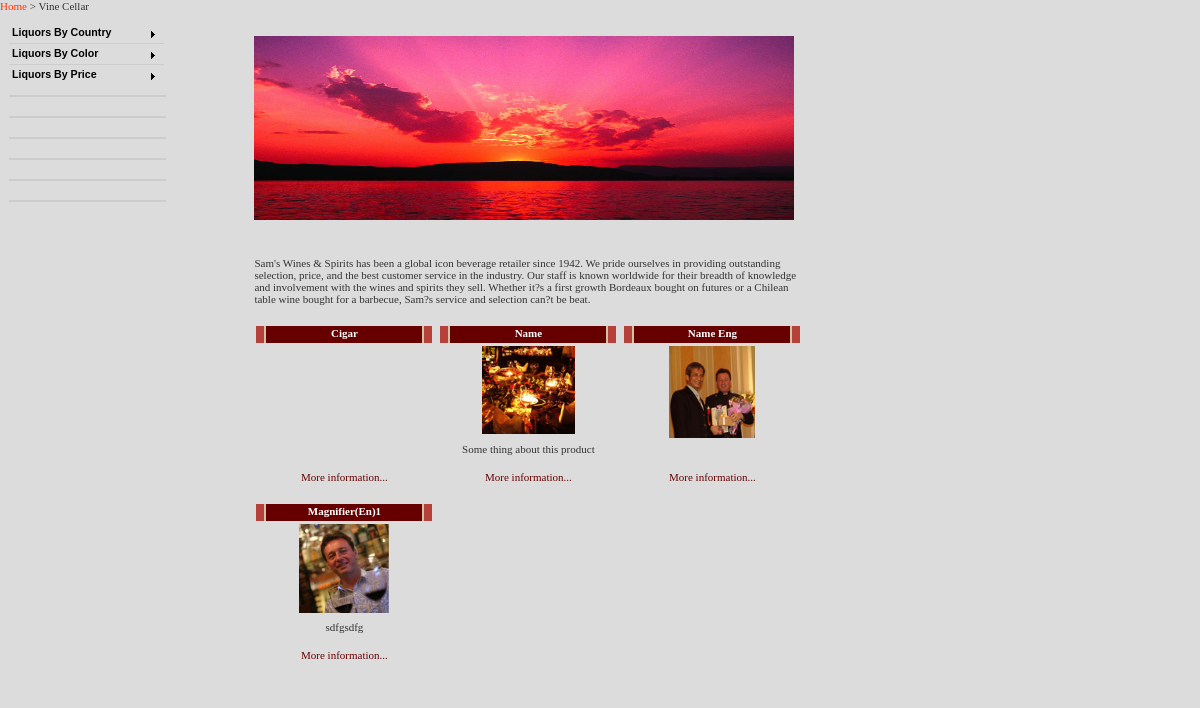
Screenshot of /Vis_web/contact_.php?id=87 with the database file from the repository.
### tables this page shows
CREATE TABLE `menu` (
  `CategoryID` bigint(20) NOT NULL auto_increment,
  `PCID` bigint(20) NOT NULL default '0',
  `CreateDate` timestamp NOT NULL default '0000-00-00 00:00:00',
  `ModifyDate` timestamp NOT NULL default '0000-00-00 00:00:00',
  `TChnName` varchar(50) default NULL,
  `SChnName` varchar(50) default NULL,
  `EngName` varchar(100) default NULL,
  `ShowInIndex` enum('T','F') NOT NULL default 'F',
  `Queue` int(11) NOT NULL default '0',
  `ActiveStatus` enum('T','F') NOT NULL default 'T',
  `sPhoto` text,
  `ActiveFile` enum('T','F') NOT NULL default 'F',
  `File` varchar(255) default NULL,
  `Photo` text,
  `FieldName` tinyint(3) unsigned default NULL,
  `Position` int(10) default NULL,
  `OutletID` int(10) NOT NULL,
  PRIMARY KEY  (`CategoryID`)
);

CREATE TABLE `product` (
  `ProdID` bigint(20) NOT NULL auto_increment,
  `CreateDate` timestamp NOT NULL default '0000-00-00 00:00:00',
  `ModifyDate` timestamp NOT NULL default '0000-00-00 00:00:00',
  `ProdCode` varchar(30) default NULL,
  `TChnHeader` varchar(50) default NULL,
  `SChnHeader` varchar(50) default NULL,
  `EngHeader` varchar(100) default NULL,
  `VnHeader` varchar(100) default NULL,
  `FamilyID` int(10) NOT NULL default '0',
  `CategoryID` int(10) NOT NULL default '0',
  `SubCategoryID` int(10) NOT NULL default '0',
  `WineList` enum('T','F') NOT NULL default 'F',
  `CigarList` enum('T','F') NOT NULL default 'F',
  `VineCellar` enum('T','F') NOT NULL default 'F',
  `FoodPhotos` enum('T','F') NOT NULL default 'F',
  `TChnSDesc` varchar(100) default NULL,
  `SChnSDesc` varchar(100) default NULL,
  `EngSDesc` text,
  `EngLDesc` text,
  `TChnLDesc` text,
  `SChnLDesc` text,
  `Queue` bigint(20) NOT NULL default '1',
  `EngSpec` text,
  `EngLpec` text,
  `TChnSpec` text,
  `SChnSpec` text,
  `Price1` double default NULL,
  `Price2` double default NULL,
  `Price3` double default NULL,
  `PriceDiscount1` varchar(25) default NULL,
  `PriceDiscount2` varchar(25) default NULL,
  `PriceDiscount3` varchar(25) default NULL,
  `TChnFeat` text,
  `SChnFeat` text,
  `ActiveStatus` enum('T','F') NOT NULL default 'T',
  `ShowInIndex` enum('T','F') NOT NULL default 'F',
  `Remark` text,
  `sPhoto` text,
  `lPhoto` text,
  `CatID` bigint(20) NOT NULL default '0',
  PRIMARY KEY  (`ProdID`),
  UNIQUE KEY `ProdCode` (`ProdCode`)
);

### Vis_web/cellarlist.php (the view, shortened to what this page needs)
<?
include_once("./backend/functions/menu.php");
$SQL = "SELECT * FROM Menu WHERE CategoryID=$_GET[id]";
$query = mysql_query($SQL);
$row =  mysql_fetch_array($query);
?>
<html>
<head>
</head>
<body>
        <table width="98%" border="0">
          <tr>
            <td width="18%" rowspan="3" valign="top" bgcolor="#dcdcdc" >
			<table>
			<tr>
			<td>
			<div align="left">
                <? require_once("./cellar.php"); ?>
              </div>
			</td>
			</tr>
			<tr>
			<td>&nbsp;
			</td>
			</tr>
			<tr>
			<td>
			<div align="left">
              </div>
			</td>
			</tr>
			<tr>
			<td>
			</td>
			</tr>
			</table>
			  </td>
            <td width="3%"></td>
            <td width="73%">&nbsp;</td>
            <td width="2%">&nbsp;</td>
          </tr>
          <tr>
            <td height="194">&nbsp;</td>
            <td>
             <? echo $row[Photo];?>
            </td>
            <td>&nbsp;</td>
            <td width="4%">&nbsp;</td>
          </tr>
          <tr>
            <td height="212">&nbsp;</td>
            <td>
<table>
<tr>
<?
$SQL3 = "SELECT * FROM Product WHERE VineCellar = 'T' AND FamilyID = '3' or FamilyID = '4' or FamilyID = '5' or FamilyID = '6' or FamilyID = '7' or FamilyID = '8' ORDER BY CreateDate DESC Limit 0,6";
$rs3 = @mysql_query($SQL3);
$number=0;
while($row3 = @mysql_fetch_array($rs3))
{
$number++;
if(!($number % 3))
		$newline="</tr><tr>";
	else
		$newline="";
?>
<td>
<?
$newproduct = '
<table width="180" height="154" border="0">
<tr>
  <td width="176" height="17" background="./hot_buy.gif"><div align="center"><font color="#FFFFFF"><strong>'.$row3["EngHeader"].'</strong></font></div></td>
  </tr>
  <tr>
   <td height="95"><div align="center">'.$row3["sPhoto"].'</div></td>
  </tr>
  <tr>
    <td height="26"><div align="center">'.$row3["EngSDesc"].'</a></div></td>
  </tr>
  <tr>
    <td height="26"><div align="center"><a href=productdetail.php?id='.$row3["ProdID"].'&type=vine_cellar><font color="#660000">More information...</font></a></div></td>
  </tr>
</table>';
echo $newproduct;
?>
</td>
<? echo $newline;}?>
</tr>
</table>
			</td>
            <td>&nbsp;</td>
          </tr>
        </table>
</body>
</html>

### Vis_web/backend/functions/menu.php (shortened to what this page needs)
<?
function SearchMenu($id)
{
$sql="SELECT CategoryID, EngName, PCID, Queue FROM Menu WHERE CategoryID=$id";
$query=mysql_query($sql);
while ($row=mysql_fetch_array($query))
 {
 if ($row[PCID]!=0)
   {
  $sql1="SELECT CategoryID, EngName, PCID, Queue FROM Menu WHERE CategoryID=$row[PCID]";
  $query1=mysql_query($sql1);
  	while ($row1=mysql_fetch_array($query1))
		{
					$sql2="SELECT CategoryID, EngName, PCID, Queue FROM Menu WHERE CategoryID=$row1[PCID]";
			  		$query2=mysql_query($sql2);
						while($row2=mysql_fetch_array($query2))
						{
							if ($row2[CategoryID] > $row1[CategoryID])
								{echo '<a href="menudetail.php?id='.$row1[CategoryID].'">'.$row1[EngName].'</a>'.'&nbsp;&gt;&nbsp;'.'<a href="menudetail.php?id='.$row2[CategoryID].'">'.$row2[EngName].'</a>'.'&nbsp;&gt;&nbsp;'.$row[EngName];}
							else
								{echo '<a href="menudetail.php?id='.$row2[CategoryID].'">'.$row2[EngName].'</a>'.'&nbsp;&gt;&nbsp;'.'<a href="menudetail.php?id='.$row1[CategoryID].'">'.$row1[EngName].'</a>'.'&nbsp;&gt;&nbsp;'.$row[EngName];}
						}
		if($row1[PCID]==0)
	{echo '<a href="menudetail.php?id='.$row1[CategoryID].'">'.$row1[EngName].'</a>'.'&nbsp;&gt;&nbsp;'.$row[EngName];}
		 }
    }
	else
	{echo $row[EngName];}
  }
}
?>

### Vis_web/templates/images/default2.css (style rules this page uses)
BODY { BACKGROUND-COLOR: #dcdcdc }
A:link { COLOR: #003366; TEXT-DECORATION: none }

### Vis_web/images/portal.css (style rules this page uses)
TD { FONT-SIZE: 11px; VERTICAL-ALIGN: top; COLOR: #333333; FONT-FAMILY: Tahoma }
A { TEXT-DECORATION: none }

### rows the page displays
menu: EngName "Vine Cellar", Photo (picture), Photo "Sam's Wines & Spirits has been a global icon beverage retailer since 1942. We pride ourselves in providing outstanding selection, price, and the best customer service in the industry. Our staff is known worldwide for their breadth of knowledge and involvement with the wines and spirits they sell. Whether it?s a first growth Bordeaux bought on futures or a Chilean table wine bought for a barbecue, Sam?s service and selection can?t be beat."
product: EngHeader "Cigar"
product: EngHeader "Name", sPhoto (picture), EngSDesc "Some thing about this product"
product: EngHeader "Name Eng", sPhoto (picture)
product: EngHeader "Magnifier(En)1", sPhoto (picture), EngSDesc "sdfgsdfg"
